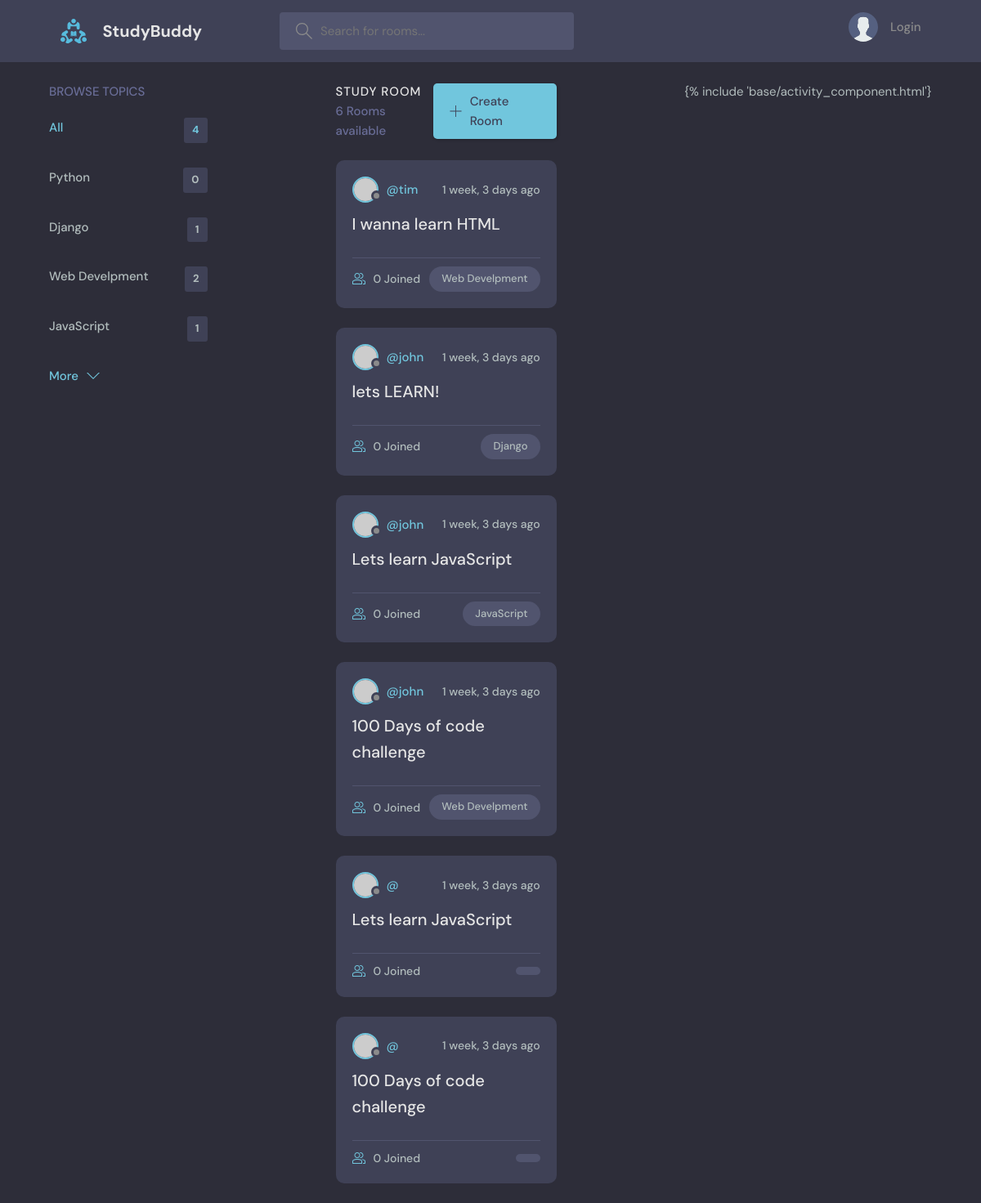
The app's page /, older data.
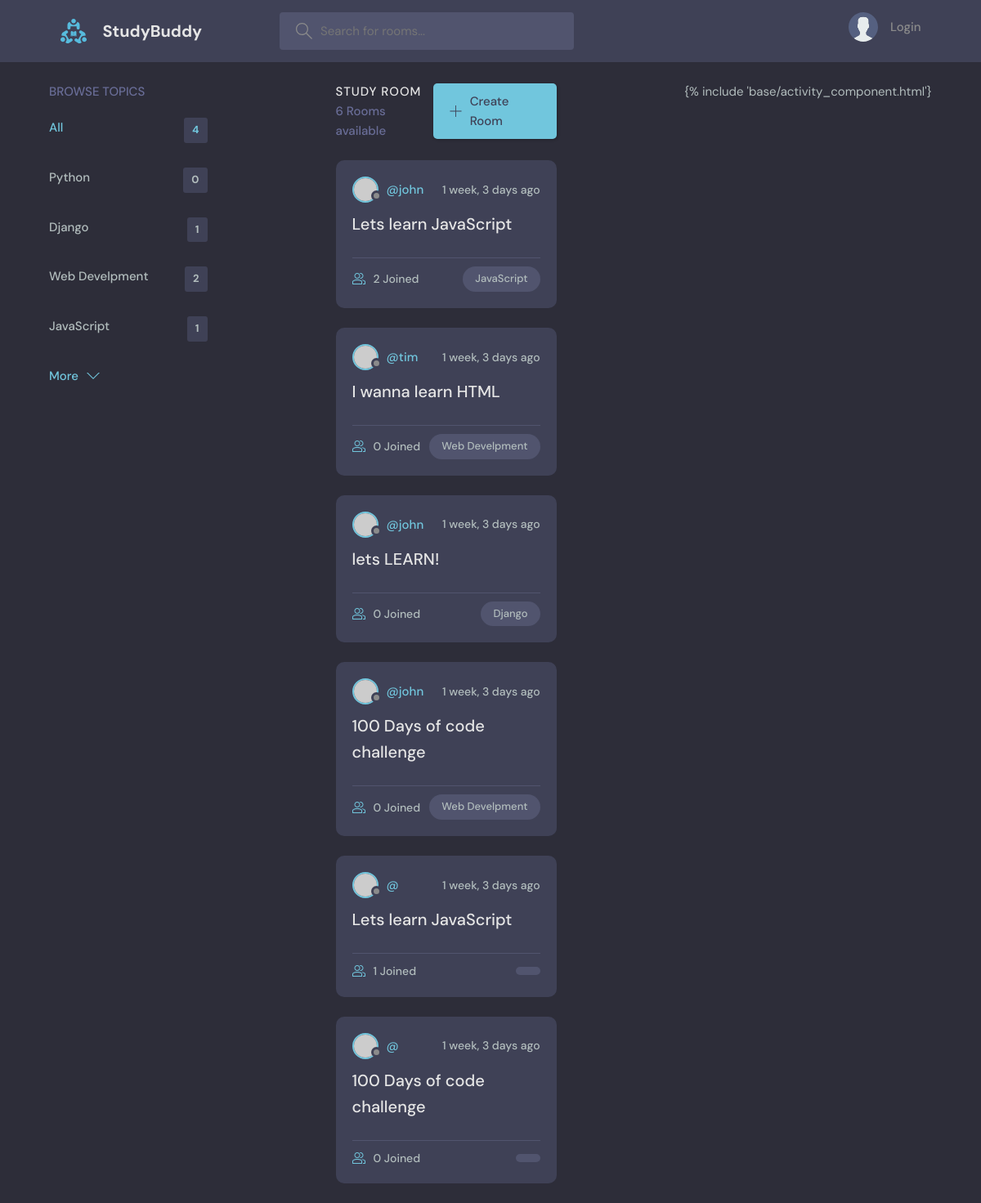
The same page, newer data.
### base/models.py (models this page shows, shortened)
class Topic(models.Model):
    name = models.CharField(max_length=200)

class Room(models.Model):
    host = models.ForeignKey(User, on_delete=models.SET_NULL, null=True)
    topic = models.ForeignKey(Topic, on_delete=models.SET_NULL, null=True)
    name = models.CharField(max_length=200)
    description = models.TextField(null=True, blank=True)
    participants = models.ManyToManyField(User, related_name='participants', blank=True)
    updated = models.DateTimeField(auto_now=True)
    created = models.DateTimeField(auto_now_add=True)
    class Meta:
        ordering = ['-updated', '-created']

### base/views.py (the view)
# urls.py: path('', views.home, name="home"),
def home(request):
    q = request.GET.get('q') if request.GET.get('q') != None else ''
    rooms = Room.objects.filter(
        Q(topic__name__icontains=q) |
        Q(name__icontains=q) |
        Q(description__icontains=q)
    )
    topics = Topic.objects.all()
    room_count = rooms.count()
    room_messages = Message.objects.filter(Q(room__topic__name__icontains=q))
    context = {'rooms': rooms, 'topics': topics,
               'room_count': room_count, 'room_messages': room_messages}
    return render(request, 'base/home.html', context)

### base/templates/base/home.html (shortened to what this page needs)
{% extends 'main.html' %}
    <main class="layout layout--3">
      <div class="container">
        {% include 'base/topics_component.html' %}
        <div class="roomList">
          <div class="roomList__header">
            <div>
              <h2>Study Room</h2>
              <p>{{room_count}} Rooms available</p>
            </div>
            <a class="btn btn--main" href="create-room.html">
              <svg version="1.1" xmlns="http://www.w3.org/2000/svg" width="32" height="32" viewBox="0 0 32 32">
                <title>add</title>
                <path
                  d="M16.943 0.943h-1.885v14.115h-14.115v1.885h14.115v14.115h1.885v-14.115h14.115v-1.885h-14.115v-14.115z"
                ></path>
              </svg>
              Create Room
            </a>
          </div>
          {% include 'base/feed_component.html' %}
        </div>
         {% include 'base/activity_component.html'}
      </div>
    </main>

### templates/main.html (shortened to what this page needs)
<!DOCTYPE html>
{% load static %}
<html lang="en">
  <head>
    <link rel="stylesheet" href="{% static 'styles/style.css' %}" />
  </head>
  <body>
    {%  include 'navbar.html' %}
    {% block content  %}
    {% endblock %}
  </body>
</html>

### templates/navbar.html (shortened to what this page needs)
{% load static %}
<header class="header header--loggedIn">
    <div class="container">
      <a href="{% url 'home' %}" class="header__logo">
        <img src="{% static 'images/logo.svg' %}" />
        <h1>StudyBuddy</h1>
      </a>
      <form class="header__search" method="GET" action="{% url 'home' %}">
        <label>
          <input name="q" placeholder="Search for rooms..." />
        </label>
      </form>
      <nav class="header__menu">
        {% if request.user.is_authenticated %}
        <div class="header__user">
          <a href="{% url 'update-user' %}">
            <div class="avatar avatar--medium active">
              <img src="https://randomuser.me/api/portraits/men/37.jpg" />
            </div>
            <p>{{request.user.username}} <span>@{{request.user.username}}</span></p>
          </a>
          <button class="dropdown-button">
            <svg version="1.1" xmlns="http://www.w3.org/2000/svg" width="32" height="32" viewBox="0 0 32 32">
              <title>chevron-down</title>
              <path d="M16 21l-13-13h-3l16 16 16-16h-3l-13 13z"></path>
            </svg>
          </button>
        </div>
        {% else %}
        <a href="{% url 'login' %}">
          <img src="{% static 'images//avatar.svg' %}" />
          <p>Login</p>
        </a>
        {% endif %}
      </nav>
    </div>
  </header>

### base/templates/base/topics_component.html
<div class="topics">
    <div class="topics__header">
      <h2>Browse Topics</h2>
    </div>
    <ul class="topics__list">
      <li>
        <a href="{% url 'home' %}" class="active">All <span>{{topics.count}}</span></a>
      </li>
      {% for topic in topics %}
      <li>
        <a href="{% url 'home' %}?q={{topic.name}}">{{topic.name}}<span>{{topic.room_set.all.count}}</span></a>
      </li>
      {% endfor %}
    </ul>
    <a class="btn btn--link" href="topics.html">
      More
      <svg version="1.1" xmlns="http://www.w3.org/2000/svg" width="32" height="32" viewBox="0 0 32 32">
        <title>chevron-down</title>
        <path d="M16 21l-13-13h-3l16 16 16-16h-3l-13 13z"></path>
      </svg>
    </a>
</div>

### base/templates/base/feed_component.html (shortened to what this page needs)
{% for room in rooms %}
<div class="roomListRoom">
    <div class="roomListRoom__header">
        <a href="{% url 'user-profile' room.id %}" class="roomListRoom__author">
            <div class="avatar avatar--small">
                <img src="https://randomuser.me/api/portraits/women/11.jpg" />
            </div>
            <span>@{{room.host.username}}</span>
        </a>
        <div class="roomListRoom__actions">
            <span>{{room.created|timesince}} ago</span>
        </div>
    </div>
    <div class="roomListRoom__content">
        <a href="{% url 'room' room.id %}">{{room.name}}</a>
    </div>
    <div class="roomListRoom__meta">
        <a href="{% url 'room' room.id %}" class="roomListRoom__joined">
            {{room.participants.all.count}} Joined
        </a>
        <p class="roomListRoom__topic">{{room.topic.name}}</p>
    </div>
</div>
{% endfor %}

Row changes from the older to the newer data that the page shows:
changed Room "JavaScript": participants.all.count "0" → "2"; moves up the list
computed for Room (number 5 of 6 on the later page): participants.all.count "0" → "1"
